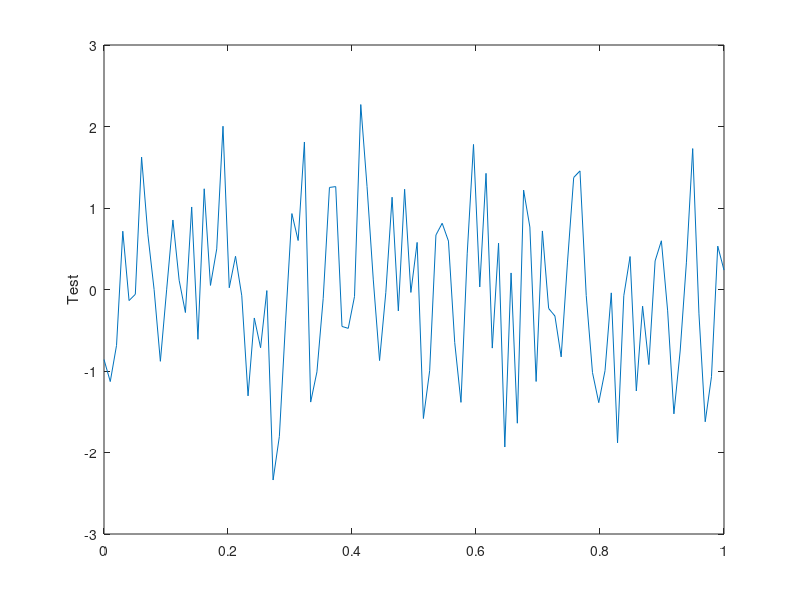

This chart was generated by the following MATLAB code:
function result = test_ylabel_002
result = false;
a = figure;
plot(linspace(0,1),randn(1,100));
ylabel('Test');
drawnow;
close(a);
result = true;
